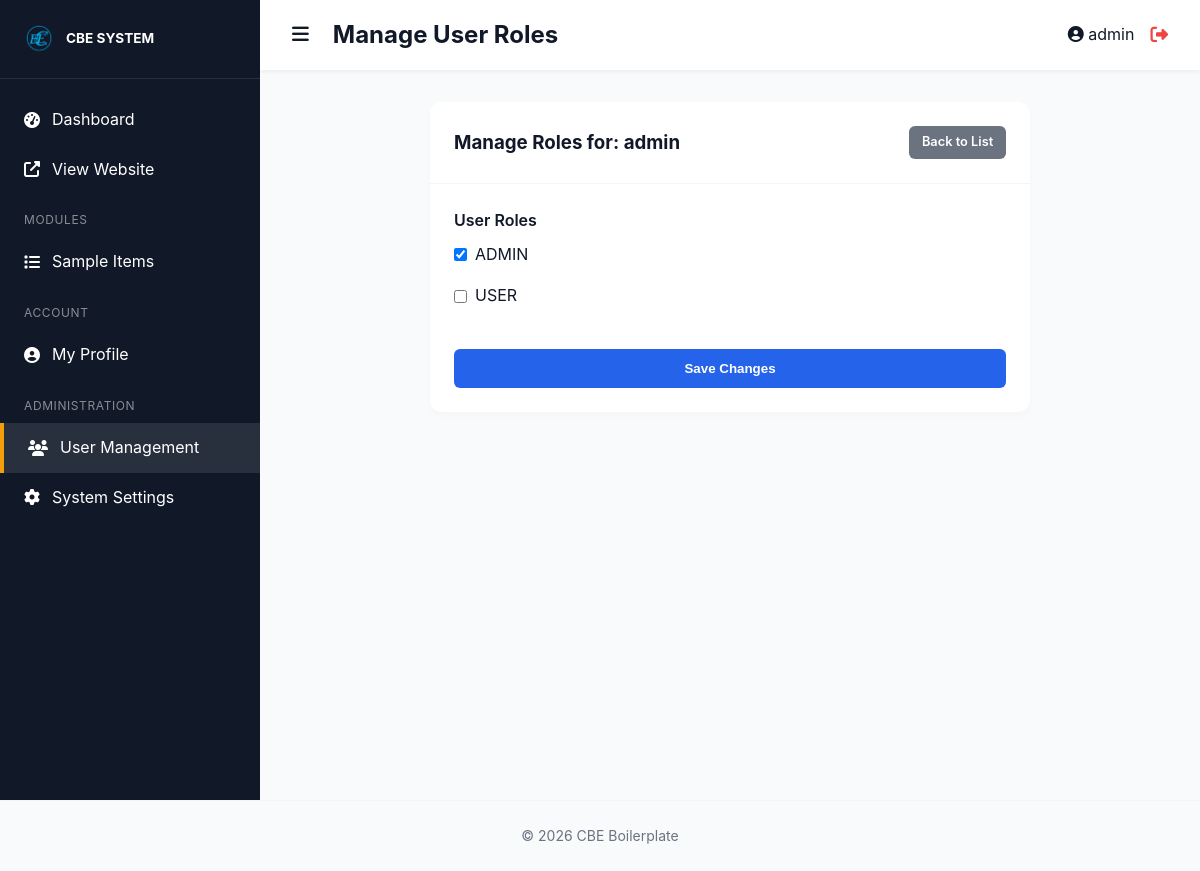
The app's page /modules/users/edit.php?id=1 (signed in) with its own data.
### tables this page shows
CREATE TABLE `users` (
  `id` int(11) NOT NULL AUTO_INCREMENT,
  `username` varchar(50) NOT NULL,
  `email` varchar(100) NOT NULL,
  `password` varchar(255) NOT NULL,
  `created_at` timestamp NOT NULL DEFAULT current_timestamp(),
  PRIMARY KEY (`id`),
  UNIQUE KEY `email` (`email`),
  UNIQUE KEY `username` (`username`)
);

CREATE TABLE `roles` (
  `id` int(11) NOT NULL AUTO_INCREMENT,
  `name` varchar(50) NOT NULL,
  PRIMARY KEY (`id`)
);

### public/modules/users/edit.php (the view, shortened to what this page needs)
<?php
include __DIR__ . '/../../../includes/header.php';
require_once __DIR__ . '/../../../config/database.php';
$user_id = $_GET['id'] ?? 0;
$stmt = $pdo->prepare("SELECT * FROM users WHERE id = ?");
$stmt->execute([$user_id]);
$user = $stmt->fetch();
$roles = $pdo->query("SELECT * FROM roles")->fetchAll();
$stmt = $pdo->prepare("SELECT role_id FROM user_roles WHERE user_id = ?");
$stmt->execute([$user_id]);
$current_role_ids = $stmt->fetchAll(PDO::FETCH_COLUMN);
?>
<div class="card" style="max-width: 600px; margin: 0 auto;">
    <div class="card-header">
        <h3>Manage Roles for: <?php echo htmlspecialchars($user['username']); ?></h3>
        <a href="list.php" class="btn btn-secondary btn-sm" style="width: auto;">Back to List</a>
    </div>
    <div style="padding: 1.5rem;">
        <form method="POST">
            <div class="form-group">
                <label>User Roles</label>
                <div style="display: flex; flex-direction: column; gap: 0.5rem; margin-top: 0.5rem;">
                    <?php foreach ($roles as $role): ?>
                        <label style="display: flex; align-items: center; gap: 0.5rem; font-weight: normal; cursor: pointer;">
                            <input type="checkbox" name="roles[]" value="<?php echo $role['id']; ?>"
                                <?php echo in_array($role['id'], $current_role_ids) ? 'checked' : ''; ?>>
                            <?php echo strtoupper($role['name']); ?>
                        </label>
                    <?php endforeach; ?>
                </div>
            </div>
            <div style="margin-top: 2rem;">
                <button type="submit" class="btn btn-primary">Save Changes</button>
            </div>
        </form>
    </div>
</div>
<?php include __DIR__ . '/../../../includes/footer.php'; ?>

### public/assets/css/main.css (style rules this page uses)
* { box-sizing: border-box; margin: 0; padding: 0; }
body { font-family: var(--font_family); background-color: var(--background); color: var(--text); line-height: 1.6; }
a { text-decoration: none; color: inherit; }
.form-group { margin-bottom: 1rem; }
.form-group label { display: block; margin-bottom: 0.5rem; font-weight: 600; }
.btn { display: inline-block; padding: 0.75rem 1.5rem; border-radius: 6px; border: none; cursor: pointer; font-weight: 600; transition: all 0.3s ease; }
.btn-primary { background-color: var(--primary); color: white; width: 100%; }
.card { background: white; border-radius: 12px; box-shadow: 0 4px 6px rgba(0, 0, 0, 0.02); overflow: hidden; }
.card-header { padding: 1.5rem; border-bottom: 1px solid #f3f4f6; display: flex; justify-content: space-between; align-items: center; }
.btn-sm { padding: 0.4rem 0.8rem; font-size: 0.8rem; }
.btn-secondary { background-color: #6b7280; color: white; }
html { scroll-behavior: smooth; }

### records on screen
users: username "admin"
roles: id "☑", name "ADMIN"
roles: name "USER"

### other values on screen
get_setting('system_name', 'CBE SYSTEM') "CBE SYSTEM"
$page_title "Manage User Roles"
$_SESSION['username'] "admin"
get_setting('footer_text', '© 2026 CBE Boilerplate') "© 2026 CBE Boilerplate"
